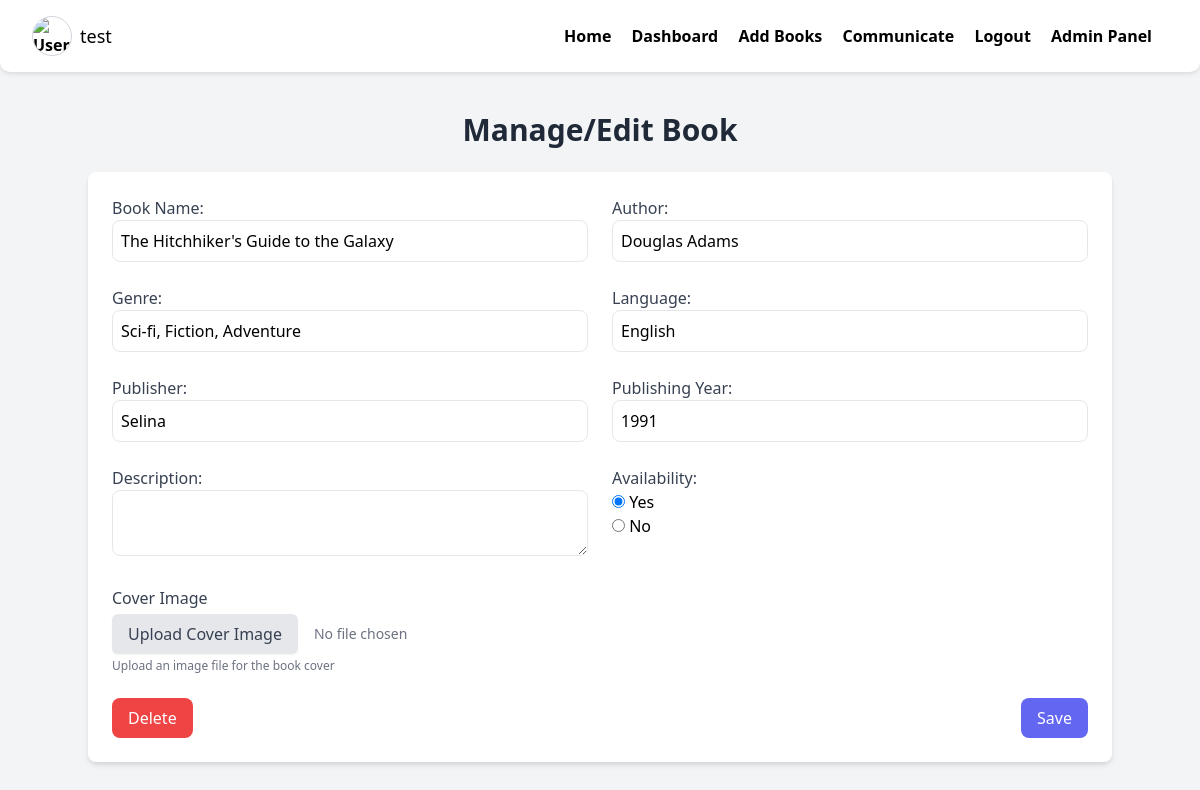
The app's page /library/manage-book/2 (signed in) with its own data.
### models.py (models this page shows)
class User(Base):
    __tablename__ = 'user'
    id = Column(Integer, index=True, primary_key=True)
    username = Column(String(50), unique=True,nullable=False)
    password = Column(String,nullable=False)
    role = Column(Enum(Role),nullable=False)

class Book(Base):
    __tablename__ = 'book'
    id = Column(Integer, primary_key=True, index=True)
    book_name = Column(String,nullable=False)
    author = Column(String,nullable=False)
    available = Column(Boolean,nullable=False)
    return_date = Column(Date,nullable=True)
    genre = Column(String)
    description = Column(String)
    language = Column(String)
    publisher = Column(String,nullable=True)
    publishing_year = Column(Integer,nullable=True)
    cover_image = Column(LargeBinary,nullable=True)

### lib_routers/book_manage.py (the view)
@router.get('/manage-book/{book_id}')
async def manage_book_page(book_id:int,
                           db:db_conn,request:Request):
    user_token = getattr(request.state, "user")
    user = db.query(User).filter(User.id == user_token['id']).first()
    book = db.query(Book).filter(Book.id==book_id).\
        first()
    if book is None:
        return RedirectResponse(url='/library/dashboard',status_code=302)
    return templates.TemplateResponse('manage-book.html',context={
        'request':request,'book':book,'user': user
    })

### templates/manage-book.html (shortened to what this page needs)
<!DOCTYPE html>
<html lang="en">
<head>
    <link href="https://cdn.jsdelivr.net/npm/tailwindcss@2.2.19/dist/tailwind.min.css" rel="stylesheet">
</head>
<body class="bg-gray-100 text-black">
    {% include 'navbar.html' %}
    <div class="container mx-auto mt-10 fade-in">
        <h1 class="text-center text-3xl font-bold mb-6 text-gray-800">Manage/Edit Book</h1>
        <div class="bg-white p-6 shadow-md rounded-lg">
            <form action="/library/manage-book/{{ book.id }}" method="POST" enctype="multipart/form-data">
                <div class="grid grid-cols-2 gap-6">
                    <div>
                        <label for="book_name" class="text-gray-700 font-medium">Book Name:</label>
                        <input type="text" class="w-full p-2 border rounded-lg" id="book_name" name="book_name" required value="{{ book.book_name }}">
                    </div>
                    <div>
                        <label for="author" class="text-gray-700 font-medium">Author:</label>
                        <input type="text" class="w-full p-2 border rounded-lg" id="author" name="author" required value="{{ book.author }}">
                    </div>
                    <div>
                        <label for="genre" class="text-gray-700 font-medium">Genre:</label>
                        <input type="text" class="w-full p-2 border rounded-lg" id="genre" name="genre" required value="{{ book.genre }}">
                    </div>
                    <div>
                        <label for="language" class="text-gray-700 font-medium">Language:</label>
                        <input type="text" class="w-full p-2 border rounded-lg" id="language" name="language" required value="{{ book.language }}">
                    </div>
                    <div>
                        <label for="publisher" class="text-gray-700 font-medium">Publisher:</label>
                        <input type="text" class="w-full p-2 border rounded-lg" id="publisher" name="publisher" value="{% if book.publisher %}{{ book.publisher }}{% endif %}">
                    </div>
                    <div>
                        <label for="publishing_year" class="text-gray-700 font-medium">Publishing Year:</label>
                        <input type="number" class="w-full p-2 border rounded-lg" id="publishing_year" name="publishing_year" value="{{ book.publishing_year }}">
                    </div>
                    <div>
                        <label for="description" class="text-gray-700 font-medium">Description:</label>
                        <textarea class="w-full p-2 border rounded-lg" id="description" name="description" >{% if book.description %}{{ book.description }}{% endif %}</textarea>
                    </div>
                    <div>
                        <label class="text-gray-700 font-medium">Availability:</label><br>
                        <div class="form-check form-check-inline">
                            <input class="form-check-input" type="radio" id="availability_yes" name="availability" value="Yes" required {% if book.available == True %}checked{% endif %}>
                            <label class="form-check-label" for="availability_yes">Yes</label>
                        </div>
                        <div class="form-check form-check-inline">
                            <input class="form-check-input" type="radio" id="availability_no" name="availability" value="No" required {% if book.available == False %}checked{% endif %}>
                            <label class="form-check-label" for="availability_no">No</label>
                        </div>
                    </div>
                    <div>
                        <label for="cover_image" class="font-medium text-gray-700">Cover Image</label>
                        <div class="flex items-center space-x-4 mt-1">
                            <button type="button"
                                    class="py-2 px-4 bg-gray-200 text-gray-700 rounded-md shadow-sm hover:bg-gray-300 focus:ring-2 focus:ring-gray-500 focus:outline-none transition"
                                    onclick="document.getElementById('cover_image').click();">
                                Upload Cover Image
                            </button>
                            <span id="file_name" class="text-sm text-gray-500">No file chosen</span>
                        </div>
                        <p class="text-xs text-gray-500 mt-1">Upload an image file for the book cover</p>
                    </div>
                </div>
                <div class="mt-6 flex justify-between">
                    <a href="/library/delete/{{ book.id }}" class="bg-red-500 text-white px-4 py-2 rounded-lg hover:bg-red-600">Delete</a>
                    <button type="submit" class="bg-indigo-500 text-white px-4 py-2 rounded-lg hover:bg-indigo-600">Save</button>
                </div>
            </form>
        </div>
</body>
</html>

### templates/navbar.html (shortened to what this page needs)
</head>
<body class="bg-white text-black">
<nav>
    <a href="/profile" class="flex items-center space-x-2 group">
        <img src="/users/{{ user.id }}/profile-image"
                alt="User Profile"
                class="w-10 h-10 rounded-full border border-gray-300 group-hover:ring-2 group-hover:ring-gray-500 transition">
        <span class="text-lg font-medium group-hover:underline">{{ user.username }}</span>
    </a>
    <div id="menu">
        <a href="/home">Home</a>
        {% if user.role!='user' %}
        <a href="/library/dashboard">Dashboard</a>
        <a href="/library/book_page">Add Books</a>
        {% endif %}
        <a href="/comms-query-page">Communicate</a>
        <a href="/auth/logout">Logout</a>
        {% if user.role=='admin' %}
        <a href="/admin">Admin Panel</a>
        {% endif %}
    </div>
</nav>

### templates/manage-book.html (style rules this page uses)
.fade-in { animation: fadeIn 0.5s ease-in-out; }

### templates/navbar.html (style rules this page uses)
nav { background-color: #ffffff; padding: 1rem 2rem; display: flex; justify-content: space-between; align-items: center; position: sticky; top: 0; z-index: 1000; border-radius: 0 0 10px 10px; box-shadow: 0 2px 4px rgba(0, 0, 0, 0.1); transition: all 0.3s ease-in-out; }
nav a { text-decoration: none; margin-right: 1rem; color: #000000; font-weight: bold; transition: color 0.3s ease-in-out; }

### records on screen
User: username "test"
Book: book_name "The Hitchhiker's Guide to the Galaxy", author "Douglas Adams", genre "Sci-fi, Fiction, Adventure", language "English", publisher "Selina", publishing_year "1991", available "☑ Yes", available "☐ No"
